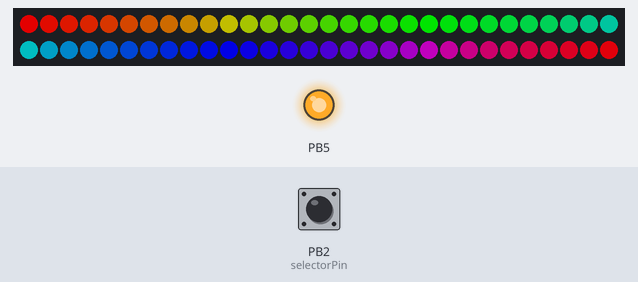
Recording of a sketch running on a simulated ATtiny85, built with avr-gcc and run on an emulated ATtiny85. Shown: 60 RGB LEDs in strip order, left to right, continuing on the next row, output pins drawn as LEDs (lit = HIGH). The inputs (shaded band) are chosen by the test bench; at power-on: PB2 (selectorPin) HIGH. Dim RGB values are drawn brighter than linear.

Above: at 0.18 s.
At 4.82 s:
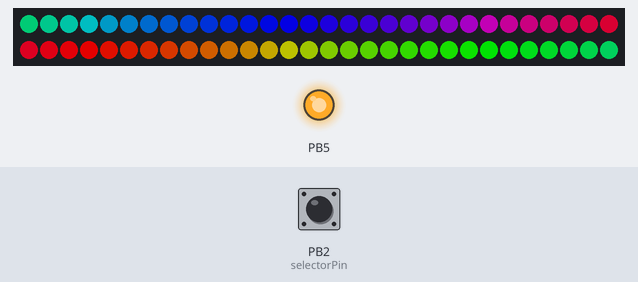
At 9.79 s:
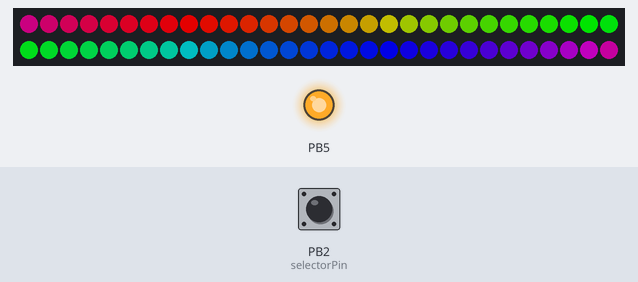
At 19.73 s:
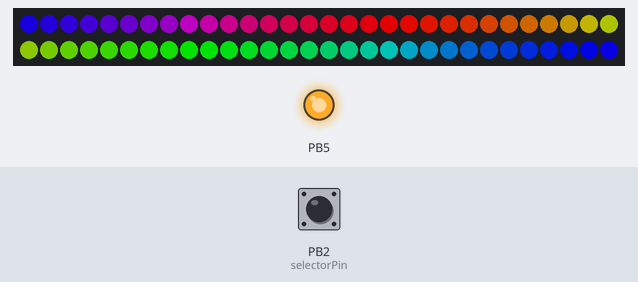
At 29.67 s:
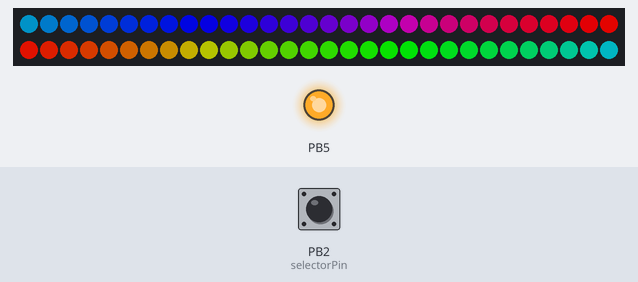
At 39.61 s:
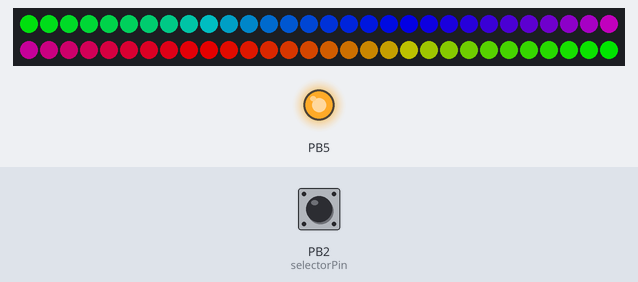

The sketch:

AHRI-TAILS-FINAL-CODE-PowerSave-Balls2ThaWall.ino
```cpp
#include <Adafruit_NeoPixel.h>
#ifdef __AVR__
  #include <avr/power.h>
#endif

#define PIN 1
#define selectorPin 2

// Parameter 1 = number of pixels in strip
// Parameter 2 = Arduino pin number (most are valid)
// Parameter 3 = pixel type flags, add together as needed:
//   NEO_KHZ800  800 KHz bitstream (most NeoPixel products w/WS2812 LEDs)
//   NEO_KHZ400  400 KHz (classic 'v1' (not v2) FLORA pixels, WS2811 drivers)
//   NEO_GRB     Pixels are wired for GRB bitstream (most NeoPixel products)
//   NEO_RGB     Pixels are wired for RGB bitstream (v1 FLORA pixels, not v2)
//   NEO_RGBW    Pixels are wired for RGBW bitstream (NeoPixel RGBW products)
Adafruit_NeoPixel strip = Adafruit_NeoPixel(60, PIN, NEO_GRB + NEO_KHZ800);

// IMPORTANT: To reduce NeoPixel burnout risk, add 1000 uF capacitor across
// pixel power leads, add 300 - 500 Ohm resistor on first pixel's data input
// and minimize distance between Arduino and first pixel.  Avoid connecting
// on a live circuit...if you must, connect GND first.

float GAIN = 0.67;

void setup() {
  // This is for Trinket 5V 16MHz, you can remove these three lines if you are not using a Trinket
  #if defined (__AVR_ATtiny85__)
    if (F_CPU == 16000000) clock_prescale_set(clock_div_1);
  #endif
  // End of trinket special code

  pinMode(selectorPin, INPUT_PULLUP);
  pinMode(14, OUTPUT);
  digitalWrite(14, HIGH);
  strip.begin();
  strip.show(); // Initialize all pixels to 'off'
}

void loop() {

  if (digitalRead(selectorPin))
    GAIN = 0.67;
  else
    GAIN = 1;

  rainbowCycle(20);
}

// Slightly different, this makes the rainbow equally distributed throughout
void rainbowCycle(uint8_t wait) {
  uint16_t i, j;

  for(j=0; j<256*1; j++) { // 10 cycles of all colors on wheel
    for(i=0; i< strip.numPixels(); i++) {
      strip.setPixelColor(i, Wheel(((i * 256 / strip.numPixels()) - j) & 255));
    }
    strip.show();
    delay(wait);
  }
}


// Input a value 0 to 255 to get a color value.
// The colours are a transition r - g - b - back to r.
uint32_t Wheel(byte WheelPos) {
  WheelPos = 255 - WheelPos;
  if(WheelPos < 85) {
    return strip.Color((255 - WheelPos * 3)*GAIN, 0, (WheelPos * 3)*GAIN);
  }
  if(WheelPos < 170) {
    WheelPos -= 85;
    return strip.Color(0, (WheelPos * 3)*GAIN, (255 - WheelPos * 3)*GAIN);
  }
  WheelPos -= 170;
  return strip.Color((WheelPos * 3)*GAIN, (255 - WheelPos * 3)*GAIN, 0);
}
```
